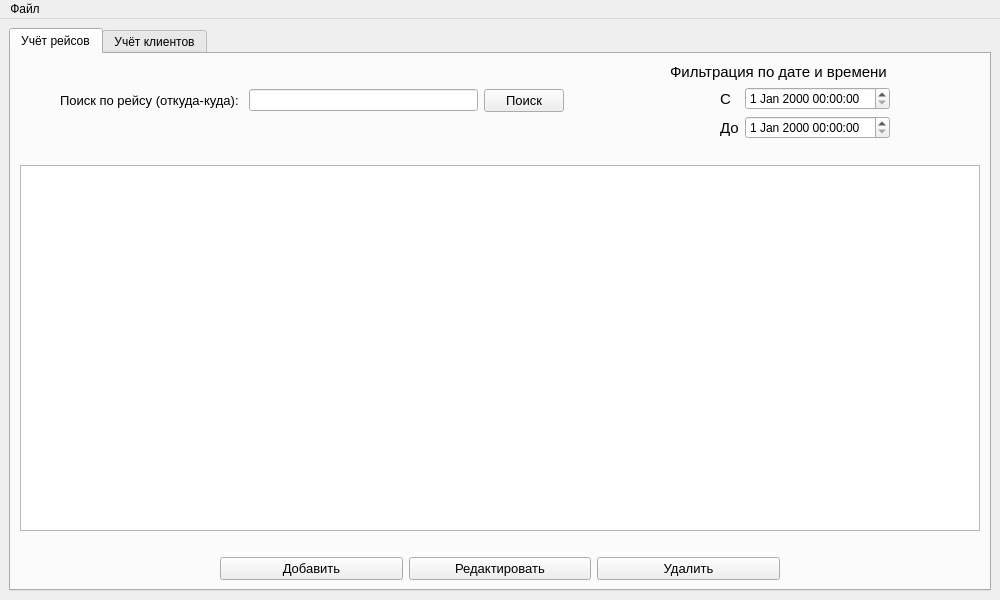
<?xml version="1.0" encoding="UTF-8"?>
<ui version="4.0">
 <class>MainWindow</class>
 <widget class="QMainWindow" name="MainWindow">
  <property name="geometry">
   <rect>
    <x>0</x>
    <y>0</y>
    <width>1000</width>
    <height>600</height>
   </rect>
  </property>
  <property name="windowTitle">
   <string>Система учёта &quot;Ж\Д вокзал&quot;</string>
  </property>
  <widget class="QWidget" name="centralwidget">
   <layout class="QVBoxLayout" name="verticalLayout">
    <item>
     <widget class="QTabWidget" name="tabWidget">
      <property name="contextMenuPolicy">
       <enum>Qt::DefaultContextMenu</enum>
      </property>
      <property name="currentIndex">
       <number>0</number>
      </property>
      <widget class="QWidget" name="tab">
       <attribute name="title">
        <string>Учёт рейсов</string>
       </attribute>
       <layout class="QGridLayout" name="gridLayout">
        <item row="0" column="0">
         <layout class="QHBoxLayout" name="horizontalLayout_3">
          <item>
           <layout class="QVBoxLayout" name="verticalLayout_5">
            <item>
             <layout class="QHBoxLayout" name="horizontalLayout_7">
              <item>
               <spacer name="horizontalSpacer_8">
                <property name="orientation">
                 <enum>Qt::Horizontal</enum>
                </property>
                <property name="sizeType">
                 <enum>QSizePolicy::Fixed</enum>
                </property>
                <property name="sizeHint" stdset="0">
                 <size>
                  <width>40</width>
                  <height>20</height>
                 </size>
                </property>
               </spacer>
              </item>
              <item>
               <widget class="QLabel" name="label_4">
                <property name="font">
                 <font>
                  <pointsize>10</pointsize>
                 </font>
                </property>
                <property name="text">
                 <string>Поиск по рейсу (откуда-куда): </string>
                </property>
               </widget>
              </item>
              <item>
               <widget class="QLineEdit" name="lineEdit"/>
              </item>
              <item>
               <widget class="QPushButton" name="pushButton_4">
                <property name="font">
                 <font>
                  <pointsize>10</pointsize>
                 </font>
                </property>
                <property name="text">
                 <string>Поиск</string>
                </property>
               </widget>
              </item>
             </layout>
            </item>
           </layout>
          </item>
          <item>
           <spacer name="horizontalSpacer">
            <property name="orientation">
             <enum>Qt::Horizontal</enum>
            </property>
            <property name="sizeType">
             <enum>QSizePolicy::Fixed</enum>
            </property>
            <property name="sizeHint" stdset="0">
             <size>
              <width>100</width>
              <height>20</height>
             </size>
            </property>
           </spacer>
          </item>
          <item>
           <layout class="QVBoxLayout" name="verticalLayout_4">
            <item>
             <widget class="QLabel" name="label">
              <property name="font">
               <font>
                <pointsize>11</pointsize>
                <weight>50</weight>
                <bold>false</bold>
                <kerning>true</kerning>
               </font>
              </property>
              <property name="text">
               <string>Фильтрация по дате и времени</string>
              </property>
             </widget>
            </item>
            <item>
             <layout class="QHBoxLayout" name="horizontalLayout_6">
              <property name="leftMargin">
               <number>50</number>
              </property>
              <property name="rightMargin">
               <number>50</number>
              </property>
              <item>
               <widget class="QLabel" name="label_3">
                <property name="font">
                 <font>
                  <pointsize>11</pointsize>
                 </font>
                </property>
                <property name="text">
                 <string>С</string>
                </property>
               </widget>
              </item>
              <item>
               <widget class="QDateTimeEdit" name="dateTimeEdit_2">
                <property name="cursor">
                 <cursorShape>PointingHandCursor</cursorShape>
                </property>
               </widget>
              </item>
             </layout>
            </item>
            <item>
             <layout class="QHBoxLayout" name="horizontalLayout_5">
              <property name="leftMargin">
               <number>50</number>
              </property>
              <property name="rightMargin">
               <number>50</number>
              </property>
              <item>
               <widget class="QLabel" name="label_2">
                <property name="enabled">
                 <bool>true</bool>
                </property>
                <property name="font">
                 <font>
                  <pointsize>11</pointsize>
                 </font>
                </property>
                <property name="text">
                 <string>До</string>
                </property>
               </widget>
              </item>
              <item>
               <widget class="QDateTimeEdit" name="dateTimeEdit">
                <property name="cursor">
                 <cursorShape>PointingHandCursor</cursorShape>
                </property>
               </widget>
              </item>
             </layout>
            </item>
           </layout>
          </item>
          <item>
           <spacer name="horizontalSpacer_9">
            <property name="orientation">
             <enum>Qt::Horizontal</enum>
            </property>
            <property name="sizeType">
             <enum>QSizePolicy::Fixed</enum>
            </property>
            <property name="sizeHint" stdset="0">
             <size>
              <width>40</width>
              <height>20</height>
             </size>
            </property>
           </spacer>
          </item>
         </layout>
        </item>
        <item row="2" column="0">
         <widget class="QTableView" name="tableView">
          <property name="editTriggers">
           <set>QAbstractItemView::NoEditTriggers</set>
          </property>
          <property name="selectionMode">
           <enum>QAbstractItemView::SingleSelection</enum>
          </property>
          <property name="selectionBehavior">
           <enum>QAbstractItemView::SelectItems</enum>
          </property>
          <property name="sortingEnabled">
           <bool>true</bool>
          </property>
          <attribute name="horizontalHeaderStretchLastSection">
           <bool>true</bool>
          </attribute>
          <attribute name="verticalHeaderVisible">
           <bool>false</bool>
          </attribute>
         </widget>
        </item>
        <item row="1" column="0">
         <spacer name="verticalSpacer">
          <property name="orientation">
           <enum>Qt::Vertical</enum>
          </property>
          <property name="sizeType">
           <enum>QSizePolicy::Fixed</enum>
          </property>
          <property name="sizeHint" stdset="0">
           <size>
            <width>20</width>
            <height>20</height>
           </size>
          </property>
         </spacer>
        </item>
        <item row="4" column="0">
         <layout class="QHBoxLayout" name="horizontalLayout">
          <item>
           <spacer name="horizontalSpacer_2">
            <property name="orientation">
             <enum>Qt::Horizontal</enum>
            </property>
            <property name="sizeType">
             <enum>QSizePolicy::Fixed</enum>
            </property>
            <property name="sizeHint" stdset="0">
             <size>
              <width>200</width>
              <height>20</height>
             </size>
            </property>
           </spacer>
          </item>
          <item>
           <widget class="QPushButton" name="pushButton_2">
            <property name="font">
             <font>
              <pointsize>10</pointsize>
             </font>
            </property>
            <property name="cursor">
             <cursorShape>PointingHandCursor</cursorShape>
            </property>
            <property name="text">
             <string>Добавить</string>
            </property>
           </widget>
          </item>
          <item>
           <widget class="QPushButton" name="pushButton_3">
            <property name="font">
             <font>
              <pointsize>10</pointsize>
             </font>
            </property>
            <property name="cursor">
             <cursorShape>PointingHandCursor</cursorShape>
            </property>
            <property name="text">
             <string>Редактировать</string>
            </property>
           </widget>
          </item>
          <item>
           <widget class="QPushButton" name="pushButton">
            <property name="font">
             <font>
              <pointsize>10</pointsize>
             </font>
            </property>
            <property name="cursor">
             <cursorShape>PointingHandCursor</cursorShape>
            </property>
            <property name="text">
             <string>Удалить</string>
            </property>
           </widget>
          </item>
          <item>
           <spacer name="horizontalSpacer_3">
            <property name="orientation">
             <enum>Qt::Horizontal</enum>
            </property>
            <property name="sizeType">
             <enum>QSizePolicy::Fixed</enum>
            </property>
            <property name="sizeHint" stdset="0">
             <size>
              <width>200</width>
              <height>20</height>
             </size>
            </property>
           </spacer>
          </item>
         </layout>
        </item>
        <item row="3" column="0">
         <spacer name="verticalSpacer_2">
          <property name="orientation">
           <enum>Qt::Vertical</enum>
          </property>
          <property name="sizeType">
           <enum>QSizePolicy::Fixed</enum>
          </property>
          <property name="sizeHint" stdset="0">
           <size>
            <width>20</width>
            <height>20</height>
           </size>
          </property>
         </spacer>
        </item>
       </layout>
      </widget>
      <widget class="QWidget" name="tab_2">
       <attribute name="title">
        <string>Учёт клиентов</string>
       </attribute>
       <layout class="QVBoxLayout" name="verticalLayout_6">
        <item>
         <layout class="QHBoxLayout" name="horizontalLayout_8">
          <item>
           <spacer name="horizontalSpacer_4">
            <property name="orientation">
             <enum>Qt::Horizontal</enum>
            </property>
            <property name="sizeHint" stdset="0">
             <size>
              <width>40</width>
              <height>20</height>
             </size>
            </property>
           </spacer>
          </item>
          <item>
           <widget class="QLabel" name="label_5">
            <property name="font">
             <font>
              <pointsize>10</pointsize>
             </font>
            </property>
            <property name="text">
             <string>Поиск по фамилии:</string>
            </property>
           </widget>
          </item>
          <item>
           <widget class="QLineEdit" name="lineEdit_2"/>
          </item>
          <item>
           <widget class="QPushButton" name="pushButton_5">
            <property name="font">
             <font>
              <pointsize>10</pointsize>
             </font>
            </property>
            <property name="text">
             <string>Найти</string>
            </property>
           </widget>
          </item>
          <item>
           <spacer name="horizontalSpacer_5">
            <property name="orientation">
             <enum>Qt::Horizontal</enum>
            </property>
            <property name="sizeHint" stdset="0">
             <size>
              <width>40</width>
              <height>20</height>
             </size>
            </property>
           </spacer>
          </item>
         </layout>
        </item>
        <item>
         <spacer name="verticalSpacer_3">
          <property name="orientation">
           <enum>Qt::Vertical</enum>
          </property>
          <property name="sizeType">
           <enum>QSizePolicy::Fixed</enum>
          </property>
          <property name="sizeHint" stdset="0">
           <size>
            <width>20</width>
            <height>20</height>
           </size>
          </property>
         </spacer>
        </item>
        <item>
         <widget class="QTableView" name="tableView_2"/>
        </item>
        <item>
         <spacer name="verticalSpacer_4">
          <property name="orientation">
           <enum>Qt::Vertical</enum>
          </property>
          <property name="sizeType">
           <enum>QSizePolicy::Fixed</enum>
          </property>
          <property name="sizeHint" stdset="0">
           <size>
            <width>20</width>
            <height>20</height>
           </size>
          </property>
         </spacer>
        </item>
        <item>
         <layout class="QHBoxLayout" name="horizontalLayout_9">
          <item>
           <spacer name="horizontalSpacer_6">
            <property name="orientation">
             <enum>Qt::Horizontal</enum>
            </property>
            <property name="sizeType">
             <enum>QSizePolicy::Fixed</enum>
            </property>
            <property name="sizeHint" stdset="0">
             <size>
              <width>200</width>
              <height>20</height>
             </size>
            </property>
           </spacer>
          </item>
          <item>
           <widget class="QPushButton" name="pushButton_8">
            <property name="font">
             <font>
              <pointsize>10</pointsize>
             </font>
            </property>
            <property name="text">
             <string>Добавить</string>
            </property>
           </widget>
          </item>
          <item>
           <widget class="QPushButton" name="pushButton_7">
            <property name="font">
             <font>
              <pointsize>10</pointsize>
             </font>
            </property>
            <property name="text">
             <string>Редактировать</string>
            </property>
           </widget>
          </item>
          <item>
           <widget class="QPushButton" name="pushButton_6">
            <property name="font">
             <font>
              <pointsize>10</pointsize>
             </font>
            </property>
            <property name="text">
             <string>Удалить</string>
            </property>
           </widget>
          </item>
          <item>
           <spacer name="horizontalSpacer_7">
            <property name="orientation">
             <enum>Qt::Horizontal</enum>
            </property>
            <property name="sizeType">
             <enum>QSizePolicy::Fixed</enum>
            </property>
            <property name="sizeHint" stdset="0">
             <size>
              <width>200</width>
              <height>20</height>
             </size>
            </property>
           </spacer>
          </item>
         </layout>
        </item>
       </layout>
      </widget>
     </widget>
    </item>
   </layout>
  </widget>
  <widget class="QMenuBar" name="menubar">
   <property name="geometry">
    <rect>
     <x>0</x>
     <y>0</y>
     <width>1000</width>
     <height>26</height>
    </rect>
   </property>
   <widget class="QMenu" name="menu">
    <property name="title">
     <string>Файл</string>
    </property>
    <addaction name="action"/>
    <addaction name="action_2"/>
   </widget>
   <addaction name="menu"/>
  </widget>
  <action name="action">
   <property name="text">
    <string>Открыть файл</string>
   </property>
   <property name="shortcut">
    <string>Ctrl+O</string>
   </property>
  </action>
  <action name="action_2">
   <property name="text">
    <string>Сохранить файл</string>
   </property>
   <property name="shortcut">
    <string>Ctrl+S</string>
   </property>
  </action>
 </widget>
 <resources/>
 <connections/>
</ui>
